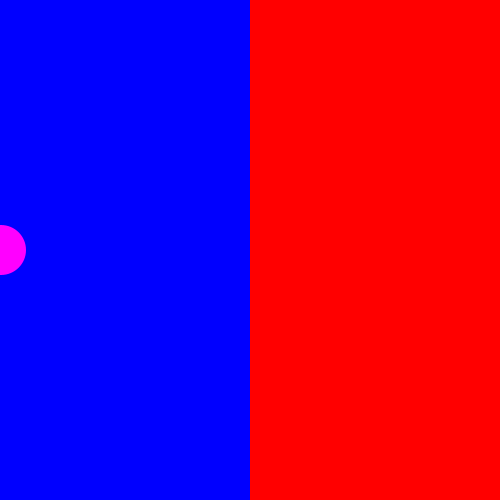
Frame 1 (no input)
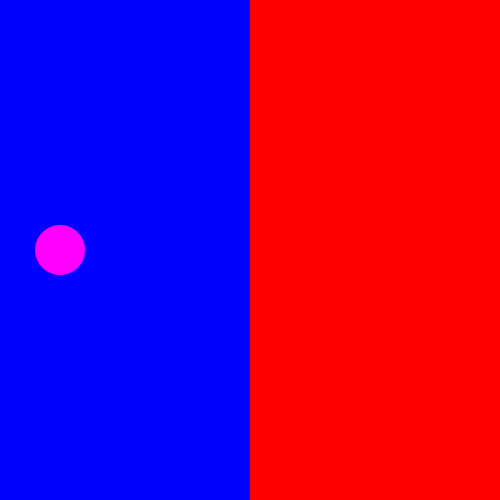
Frame 60 (the mouse pressed at the canvas centre just before this capture)
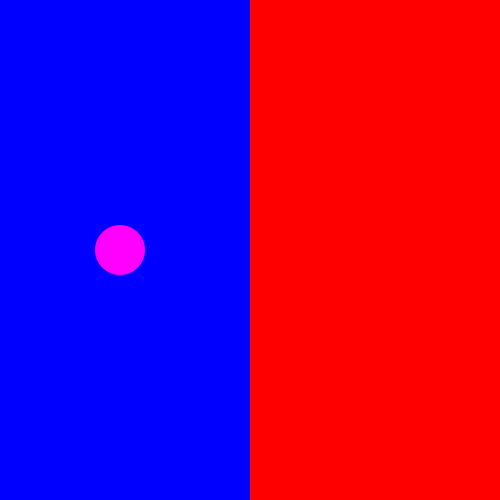
Frame 120 (the mouse held since frame 60 and released just before this capture)

The Processing sketch that drew these frames (run headless with seeded random() and noise(); from frame 60 on, the mouse is pressed at the canvas centre):

// Processing sketch: detector_color
// ── detector_color.pde
/*
RUTINA PARA DETECTAR COLORES
 */

// declaración de variables
int movX = 0;
int movY = 250;

void setup() {

  size(500, 500);
}

void draw() {

  // pinto el fondo e incremento una variable
  background(#0000FF);
  movX++;

  // dibujo un rectangulo de color rojo
  noStroke();
  fill(#FF0000);
  rect(250, 0, 500, 500);

  // dibujo un circulo
  fill(#FF00FF);
  ellipse(movX, movY, 50, 50);

  // detecto el cambio de color
  if (get(movX+25, movY) == -65536) {
    fill(#FFFFFF);
    textSize(40);
    text("GAME OVER", 150,250);
    noLoop(); // detiene la ejecución de draw
  }
  
}
